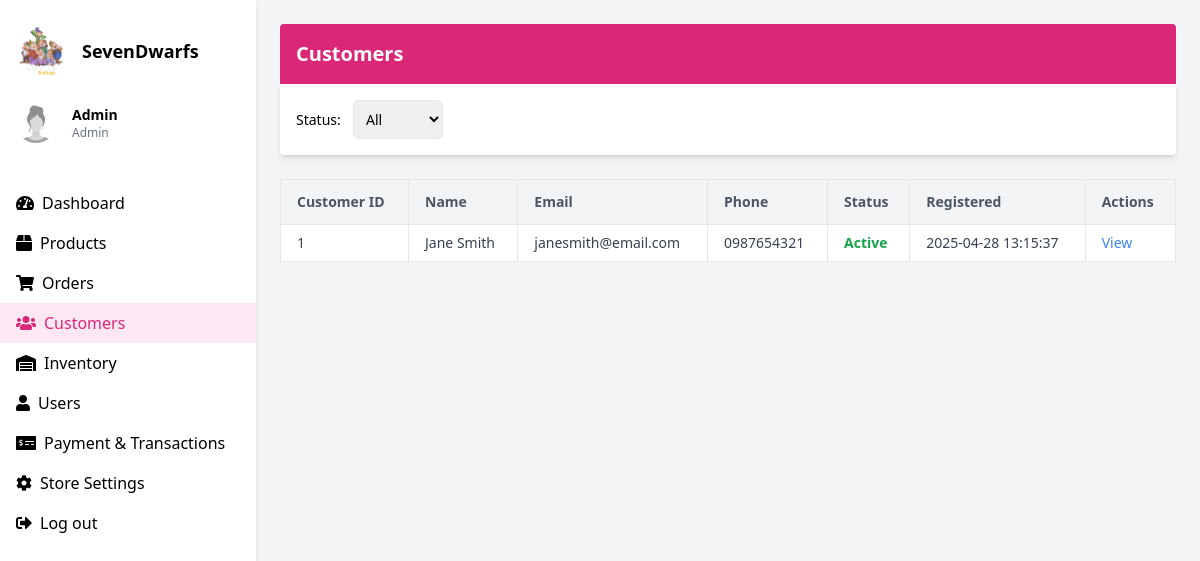
The page /customers.php on the database its author committed.
### tables this page shows
CREATE TABLE `customers` (
  `customer_id` int(11) NOT NULL,
  `first_name` varchar(100) NOT NULL,
  `last_name` varchar(100) NOT NULL,
  `email` varchar(150) NOT NULL,
  `phone` varchar(20) DEFAULT NULL,
  `password_hash` varchar(255) NOT NULL,
  `address` text DEFAULT NULL,
  `status_id` int(11) DEFAULT 1,
  `created_at` timestamp NOT NULL DEFAULT current_timestamp(),
  `profile_picture` varchar(255) DEFAULT NULL
);

CREATE TABLE `status` (
  `status_id` int(11) NOT NULL,
  `status_name` enum('Active','Inactive','Suspended') NOT NULL
);

### customers.php (the view, shortened to what this page needs)
<?php
    require 'conn.php';
    $admin_name = "Admin";
    $admin_role = "Admin";
    $customers = [];
    $sql = "
        SELECT c.customer_id,
               CONCAT(c.first_name, ' ', c.last_name) AS name,
               c.email,
               c.phone,
               s.status_name,
               c.created_at
        FROM customers c
        INNER JOIN status s ON c.status_id = s.status_id
    ";
    $result = $conn->query($sql);
    if ($result->num_rows > 0) {
        while ($row = $result->fetch_assoc()) {
            $customers[] = $row;
        }
    }
?>
<!DOCTYPE html>
<html lang="en">
<head>
  <script src="https://cdn.tailwindcss.com"></script>
  <link href="https://cdnjs.cloudflare.com/ajax/libs/font-awesome/5.15.3/css/all.min.css" rel="stylesheet" />
</head>
<body class="bg-gray-100">
  <div class="flex h-screen">
    <div class="w-64 bg-white shadow-md">
      <div class="p-4">
        <div class="flex items-center space-x-4">
          <img src="logo.png" alt="Logo" class="rounded-full" width="50" height="50" />
          <h2 class="text-lg font-semibold">SevenDwarfs</h2>
        </div>
        <div class="mt-4">
          <div class="flex items-center space-x-4">
            <img src="newID.jpg" alt="Admin" class="rounded-full" width="40" height="40" />
            <div>
              <h3 class="text-sm font-semibold"><?php echo htmlspecialchars($admin_name); ?></h3>
              <p class="text-xs text-gray-500"><?php echo htmlspecialchars($admin_role); ?></p>
            </div>
          </div>
        </div>
      </div>
      <nav class="mt-6">
        <ul>
          <li class="px-4 py-2 hover:bg-gray-200"><i class="fas fa-tachometer-alt mr-2"></i><a href="dashboard.php">Dashboard</a></li>
          <li class="px-4 py-2 hover:bg-gray-200"><i class="fas fa-box mr-2"></i><a href="products.php">Products</a></li>
          <li class="px-4 py-2 hover:bg-gray-200"><i class="fas fa-shopping-cart mr-2"></i><a href="orders.php">Orders</a></li>
          <li class="px-4 py-2 bg-pink-100 text-pink-600"><i class="fas fa-users mr-2"></i><a href="customers.php">Customers</a></li>
          <li class="px-4 py-2 hover:bg-gray-200"><i class="fas fa-warehouse mr-2"></i><a href="inventory.php">Inventory</a></li>
          <li class="px-4 py-2 hover:bg-gray-200"><i class="fas fa-user mr-2"></i><a href="users.php">Users</a></li>
          <li class="px-4 py-2 hover:bg-gray-200"><i class="fas fa-money-check-alt mr-2"></i><a href="payandtransac.php">Payment & Transactions</a></li>
          <li class="px-4 py-2 hover:bg-gray-200"><i class="fas fa-cog mr-2"></i><a href="storesettings.php">Store Settings</a></li>
          <li class="px-4 py-2 hover:bg-gray-200"><i class="fas fa-sign-out-alt mr-2"></i><a href="logout.php">Log out</a></li>
        </ul>
      </nav>
    </div>
    <div class="flex-1 p-6 overflow-auto">
      <div class="bg-pink-600 text-white p-4 rounded-t">
        <h1 class="text-xl font-bold">Customers</h1>
      </div>
      <div class="bg-white p-4 shadow-md rounded-b mb-6">
        <form method="GET" action="customers.php" class="flex justify-between items-center flex-wrap gap-2">
          <div>
            <label for="status" class="text-sm font-medium mr-2">Status:</label>
            <select name="status" id="status" onchange="this.form.submit()" class="border rounded-md p-2 text-sm">
              <option value="all">All</option>
            </select>
          </div>
        </form>
      </div>
      <div class="overflow-x-auto">
        <table class="min-w-full table-auto border border-gray-200 shadow-md text-sm bg-white">
          <thead class="bg-gray-100 text-left text-gray-600">
            <tr>
              <th class="px-4 py-3 border">Customer ID</th>
              <th class="px-4 py-3 border">Name</th>
              <th class="px-4 py-3 border">Email</th>
              <th class="px-4 py-3 border">Phone</th>
              <th class="px-4 py-3 border">Status</th>
              <th class="px-4 py-3 border">Registered</th>
              <th class="px-4 py-3 border">Actions</th>
            </tr>
          </thead>
          <tbody class="text-gray-700">
            <?php if (!empty($customers)) {
              foreach ($customers as $customer) { ?>
              <tr class="hover:bg-gray-50">
                <td class="px-4 py-2 border"><?php echo $customer['customer_id']; ?></td>
                <td class="px-4 py-2 border"><?php echo htmlspecialchars($customer['name']); ?></td>
                <td class="px-4 py-2 border"><?php echo htmlspecialchars($customer['email']); ?></td>
                <td class="px-4 py-2 border"><?php echo htmlspecialchars($customer['phone']); ?></td>
                <td class="px-4 py-2 border font-semibold capitalize <?php echo strtolower($customer['status_name']) === 'active' ? 'text-green-600' : 'text-red-600'; ?>">
                  <?php echo $customer['status_name']; ?>
                </td>
                <td class="px-4 py-2 border"><?php echo $customer['created_at']; ?></td>
                <td class="px-4 py-2 border">
                  <a href="#" class="text-blue-500 hover:underline font-medium">View</a>
                </td>
              </tr>
            <?php }
            } else { ?>
              <tr>
                <td colspan="8" class="text-center px-4 py-4 text-gray-500 border">No customers found</td>
              </tr>
            <?php } ?>
          </tbody>
        </table>
      </div>
    </div>
  </div>
</body>
</html>

### rows shown on the page
customers: customer_id "1", name "Jane Smith", email "janesmith@email.com", phone "0987654321", status.status_name "Active", created_at "2025-04-28 13:15:37"

### other values the page prints
$admin_name "Admin"
$admin_role "Admin"
